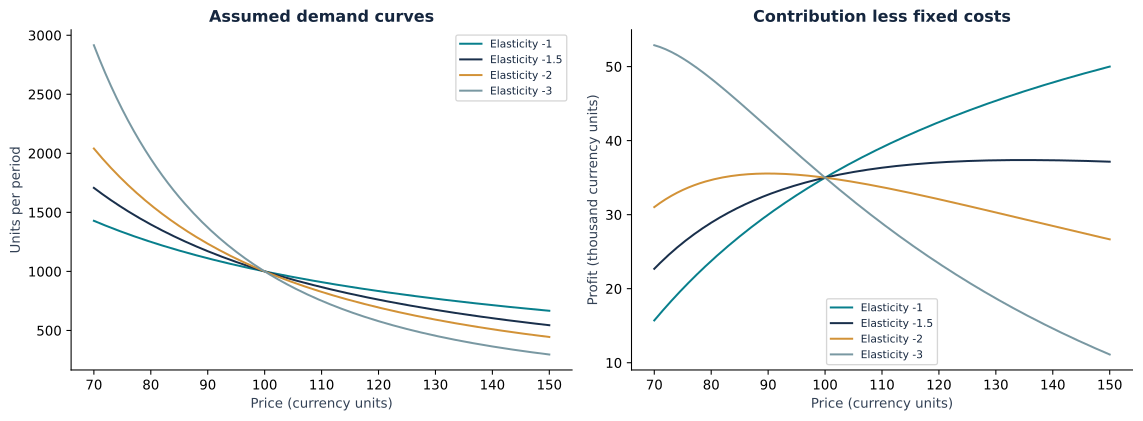

Source code (Python):
from utils import arguments, theme, finish, plt, np
def demand(price,base_price,base_volume,elasticity):
    if min(price,base_price,base_volume)<=0: raise ValueError("Prices and volume must be positive")
    return base_volume*(price/base_price)**elasticity
def main():
    args=arguments(); theme()
    prices=np.linspace(70,150,161); base_price=100; base_volume=1000; cost=45; fixed=20000
    elasticities=[-1.,-1.5,-2.,-3.]
    fig,axes=plt.subplots(1,2,figsize=(12,4.5)); scenarios=[]
    for e in elasticities:
        volume=np.array([demand(p,base_price,base_volume,e) for p in prices])
        profit=(prices-cost)*volume-fixed; best=int(np.argmax(profit))
        assert np.all(np.diff(volume)<0)
        scenarios.append({"elasticity":e,"best_price_within_grid":prices[best],"profit_at_grid_best":profit[best],
          "volume_at_grid_best":volume[best],"boundary_optimum":bool(best in (0,len(prices)-1))})
        axes[0].plot(prices,volume,label=f"Elasticity {e:g}")
        axes[1].plot(prices,profit/1000,label=f"Elasticity {e:g}")
    metrics={"data_type":"ASSUMPTION-DRIVEN SIMULATION","base_price":base_price,"base_units":base_volume,
      "unit_variable_cost":cost,"fixed_cost":fixed,"baseline_profit":(base_price-cost)*base_volume-fixed,
      "price_grid_min":prices.min(),"price_grid_max":prices.max(),"scenarios":scenarios}
    assert np.isclose(demand(100,100,1000,-2),1000)
    axes[0].set(title="Assumed demand curves",xlabel="Price (currency units)",ylabel="Units per period")
    axes[1].set(title="Contribution less fixed costs",xlabel="Price (currency units)",ylabel="Profit (thousand currency units)")
    for ax in axes: ax.legend(fontsize=8)
    finish(args.output_dir,"Pricing Scenario Lab",metrics,
      ["The preferred grid price changes with elasticity; this illustrates model risk, not a discovered market optimum.",
       f"Baseline scenario profit is {metrics['baseline_profit']:,.0f} currency units per period.",
       "Validate demand response through research or controlled tests before turning scenarios into price decisions."],
      ["All inputs are invented assumptions. There is no empirical elasticity estimate.",
       "Price search is limited to 70–150; a boundary solution is not an unconstrained optimum.",
       "No competitor reactions, capacity limits, customer heterogeneity or price fairness constraints."],fig)
if __name__=="__main__": main()
